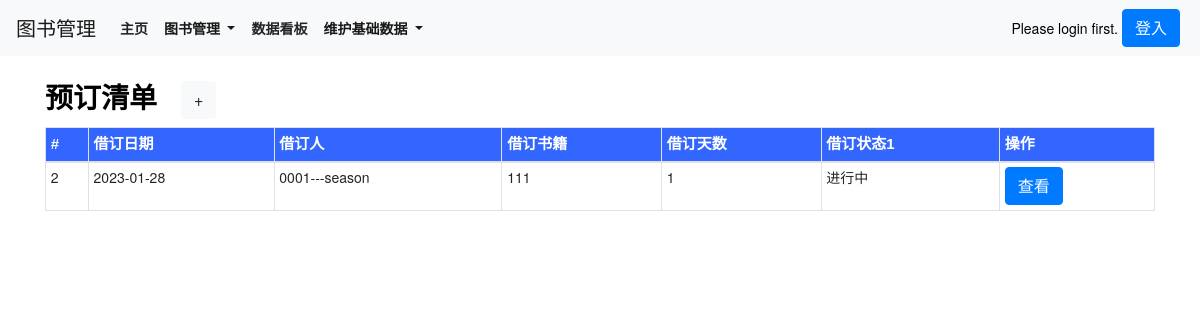
/theBorrowlist_user_show/, run on an earlier commit of the app's database.
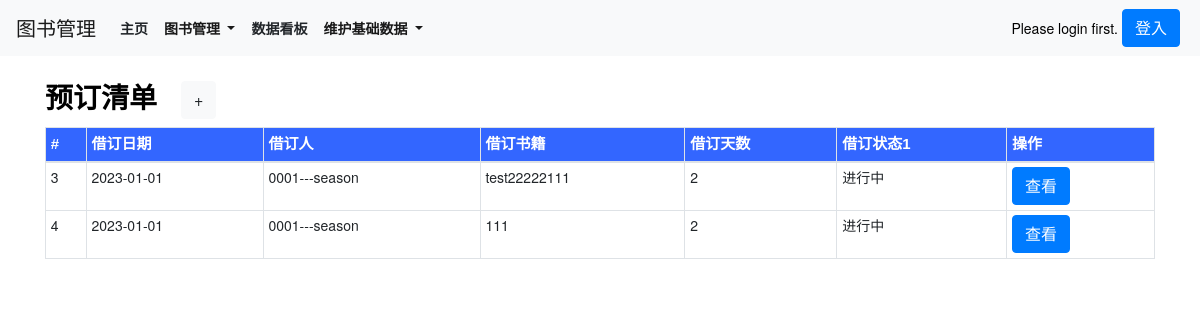
And on a later commit of the database.
### book/models.py (models this page shows, shortened)
class theBorrow(models.Model):
    boid = models.AutoField(primary_key=True)
    theBorrow_datetime = models.DateTimeField(max_length=500,verbose_name=('借订日期'))
    theBorrow_theUser = models.ForeignKey(theUser,on_delete=models.CASCADE,related_name='borrow_theUser',blank=True, null=True,)
    theBorrow_theBook = models.ForeignKey(theBook,on_delete=models.CASCADE,related_name='borrow_theBook')
    theBorrow_duration = models.IntegerField(verbose_name=('借订天数'),blank=True, null=True,)
    theBorrow_status1 = models.CharField(max_length=500, choices=THEBORROWSTATUS_TYPE, verbose_name=('借订状态1'))
    theBorrow_status2 = models.CharField(max_length=500,verbose_name=('借订状态2'),blank=True, null=True,)
    theBorrow_status3 = models.CharField(max_length=500,verbose_name=('借订状态3'),blank=True, null=True,)
    class Meta:
        verbose_name = ('借订')
        verbose_name_plural = ('借订')

class theUser(models.Model):
    uid = models.AutoField(primary_key=True)
    theUser_id = models.CharField(max_length=500,verbose_name=('用户ID'),)
    theUser_name = models.CharField(max_length=500,verbose_name=('用户名称'))
    theUser_logo = models.ImageField(max_length=500, blank=True, null=True, verbose_name=('用户LOGO'),upload_to='images')
    theUser_password = models.CharField(max_length=500,verbose_name=('用户密码'))
    theUser_phone = models.CharField(max_length=500,verbose_name=('用户电话'))
    theUser_status1 = models.CharField(max_length=500,verbose_name=('用户状态1'),choices=THEUSERSTATUS_TYPE)
    theUser_status2 = models.CharField(max_length=500,verbose_name=('用户状态2'),blank=True, null=True,)
    theUser_status3 = models.CharField(max_length=500,verbose_name=('用户状态3'),blank=True, null=True,)
    class Meta:
        verbose_name = ('自定义用户')
        verbose_name_plural = ('自定义用户')
    def __str__(self):
        return str(self.theUser_id) + '---' + str(self.theUser_name)

class theBook(models.Model):
    bid = models.AutoField(primary_key=True)
    theBook_name = models.CharField(max_length=500,verbose_name=('图书名称'),)
    theBook_location = models.ForeignKey(location,blank=True, null=True, on_delete=models.CASCADE,related_name='Book_location')
    theBook_type = models.CharField(max_length=500, verbose_name=('电子书/纸质书'),choices=THEBOOK_TYPE,)
    theBook_category = models.ForeignKey(category,blank=True, null=True, on_delete=models.CASCADE,related_name='Book_category')
    theBook_logo = models.ImageField(max_length=500, verbose_name=('图书照片1'),upload_to='images/')
    theBook_attachment = models.FileField(max_length=10000,verbose_name=('图书附件(备用)'),blank=True, null=True,upload_to='file')
    theBook_status1 = models.CharField(max_length=500,verbose_name=('图书状态1'),choices=THESTATUS_TYPE,)
    theBook_status2 = models.CharField(max_length=500,verbose_name=('图书状态2(备用)'),blank=True, null=True,)
    theBook_status3 = models.CharField(max_length=500,verbose_name=('图书状态3(备用)'),blank=True, null=True,)
    theBook_id = models.CharField(max_length=500,verbose_name=('图书编号(备用)'),)
    theBook_information1 = models.TextField(max_length=10000,verbose_name=('图书信息1'),blank=True, null=True,)
    theBook_information2 = models.TextField(max_length=10000,verbose_name=('图书信息2(备用)'),blank=True, null=True,)
    theBook_information3 = models.TextField(max_length=10000,verbose_name=('图书信息3(备用)'),blank=True, null=True,)
    theBook_information4 = models.TextField(max_length=10000,verbose_name=('图书信息4(备用)'),blank=True, null=True,)
    theBook_information5 = models.TextField(max_length=10000,verbose_name=('图书信息5(备用)'),blank=True, null=True,)
    class Meta:
        verbose_name = ('图书')
        verbose_name_plural = ('图书')
    def __str__(self):
        return str(self.theBook_name)

### book/views.py (the view)
# urls.py: path('theBorrowlist_user_show/', views.theBorrowlist_user_show, name='theBorrowlist_user_show'),
def theBorrowlist_user_show(request):
    theBorrowlist = theBorrow.objects.all()
    form = theBorrowModalForm()
    context = {
        'theBorrowlist':theBorrowlist,
        'form':form,
    }
    return render(request,'theBorrowlist_user_show.html',context)

### templates/theBorrowlist_user_show.html (shortened to what this page needs)
{% extends 'base.html' %}
{% load static %}
{% block body_block %}
<div class="container">
    <div class="row py-4 align-items-center">
        <div class="col-lg-12 col-md-12 mt-0 table-responsive"  style="background-color: #fff;">
            <h3 class="font-weight-bold">预订清单<a class="ml-4 btn btn-light" href="/theBorrowlist_new/">+</a></h3>
            <table class="table table-striped table-sm table-bordered ">
                <thead>
                    <tr style="color:White;background-color:#3366FF;font-family:微軟正黑體,Tahoma,Arial,微軟雅黑體;font-size:15px;">
                        <th scope="col">#</th>
                        <th scope="col">借订日期</th>
                        <th scope="col">借订人</th>
                        <th scope="col">借订书籍</th>
                        <th scope="col">借订天数</th>
                        <th scope="col">借订状态1</th>
                        <th scope="col">操作</th>
                    </tr>
                </thead>
                {% for theBorrow in theBorrowlist %}
                    <td>{{ theBorrow.boid }}</td>
                    <td>{{ theBorrow.theBorrow_datetime|date:"Y-m-d" }}</td>
                    <td>{{ theBorrow.theBorrow_theUser }}</td>
                    <td>{{ theBorrow.theBorrow_theBook }}</td>
                    <td>{{ theBorrow.theBorrow_duration }}</td>
                    <td>{{ theBorrow.theBorrow_status1 }}</td>
                    <td>
                        <button type="button" id='btnEdit' class="btn btn-primary btnEdit"  boid="{{ theBorrow.boid }}">
                            查看
                        </button>
                    </td>
                {% endfor %}
            </table>
        </div>
    </div>
</div>
<br>
<br>
<br>
<br>
<br>
{% endblock %}

What changed in the data, as far as the page shows it:
removed theBorrow: boid "2", theBorrow_datetime "2023-01-28", theBorrow_theUser "0001---season", theBorrow_theBook "111", theBorrow_duration "1", theBorrow_status1 "进行中"
added theBorrow: boid "3", theBorrow_datetime "2023-01-01", theBorrow_theUser "0001---season", theBorrow_theBook "test22222111", theBorrow_duration "2", theBorrow_status1 "进行中"
added theBorrow: boid "4", theBorrow_datetime "2023-01-01", theBorrow_theUser "0001---season", theBorrow_theBook "111", theBorrow_duration "2", theBorrow_status1 "进行中"
